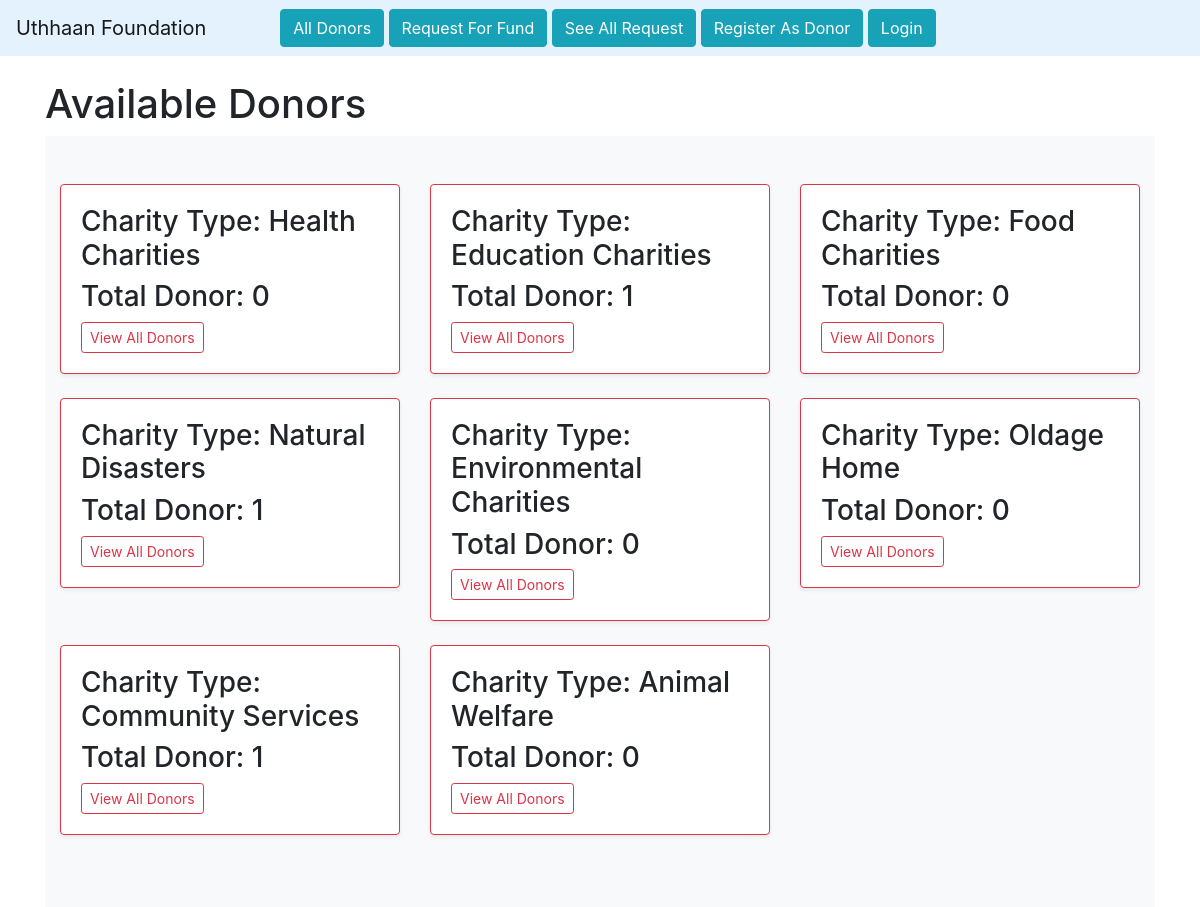
The page / on the database its author committed.
### home/models.py (models this page shows, shortened)
class Charity(models.Model):
    name = models.CharField(max_length=100)

### home/views.py (the view)
# urls.py: path("", views.index, name="index"),
def index(request):
    all_group = Charity.objects.annotate(total=Count('donor'))
    return render(request, "index.html", {'all_group': all_group})

### home/templates/index.html (shortened to what this page needs)
{% extends 'base.html' %}
{% load static %}
{% block body %}
<div class="container">
  <h1>Available Donors</h1>
  <div class="album py-5 bg-light">
    <div class="container">
      <div class="row">
        {% for i in all_group %}
        <div class="col-md-4">
          <div class="card mb-4 shadow-sm border-danger">
            <div class="card-body">
              <h3 class="card-text">Charity Type: {{i.name}}</h3>
              <h3 class="card-text">Total Donor: {{i.total}}</h3>
              <div class="d-flex justify-content-between align-items-center">
                <div class="btn-group">
                  <a href="/donors_list/{{i.id}}/" class="btn btn-sm btn-outline-danger">View All Donors</a>
                </div>
              </div>
            </div>
          </div>
        </div>
        {% endfor %}
      </div>
    </div>
  </div>
</div>
{% endblock %}

### rows shown on the page
Charity: name "Health Charities", total "0"
Charity: name "Education Charities", total "1"
Charity: name "Food Charities", total "0"
Charity: name "Natural Disasters", total "1"
Charity: name "Environmental Charities", total "0"
Charity: name "Oldage Home", total "0"
Charity: name "Community Services", total "1"
Charity: name "Animal Welfare", total "0"
